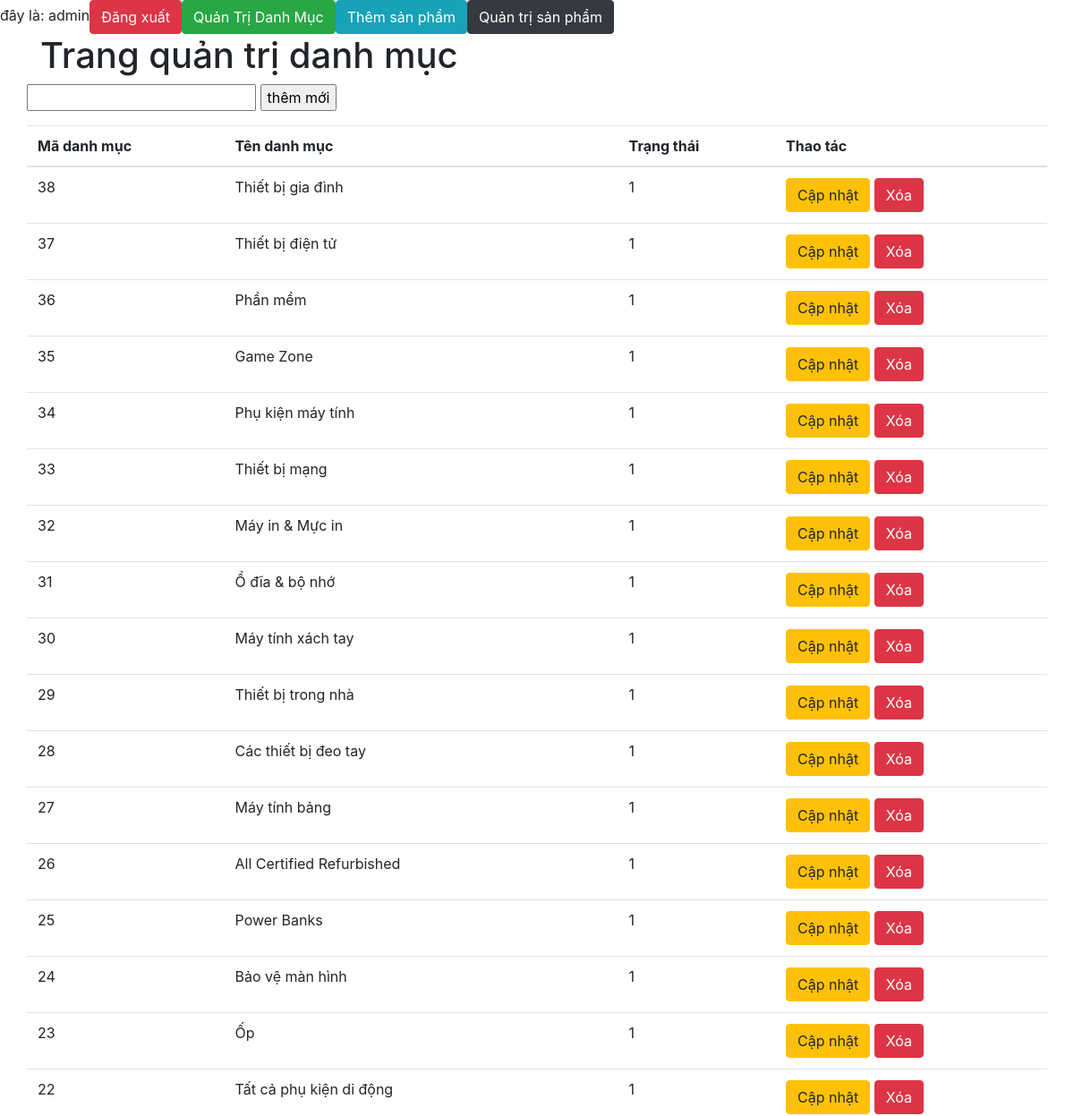
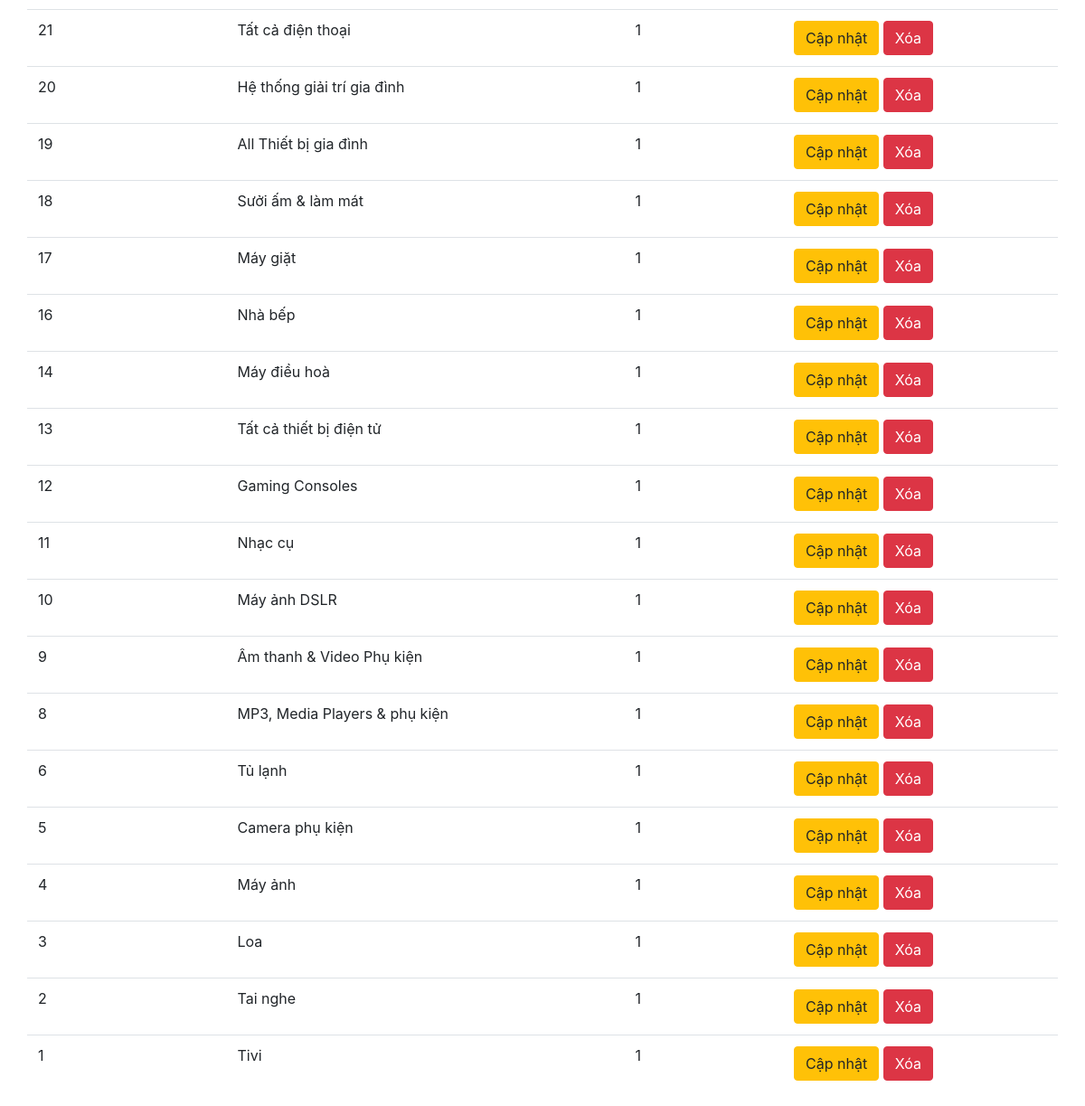
Page /Baitap/admin/mana_danhmuc.php (signed in) on the committed database (2 pictures, top to bottom).
### tables this page shows
CREATE TABLE `tbl_danhmuc` (
  `Ma_DanhMuc` int(11) NOT NULL,
  `Ten_DanhMuc` varchar(250) NOT NULL,
  `TrangThai` bit(1) NOT NULL
);

### Baitap/admin/mana_danhmuc.php (the view, shortened to what this page needs)
<?php
    require("tele.php");
?>
<!DOCTYPE html>
<html lang="en">
<head>
    <link rel="stylesheet" href="https://stackpath.bootstrapcdn.com/bootstrap/4.5.2/css/bootstrap.min.css">
</head>
<body>
    <div class="container">
        <h1>Trang quản trị danh mục</h1>
        <div class="row">
            <form action="mana_danhmuc.php" method="post">
                <input type="text" name="tendm">
                <input type="submit" name="insert" value="thêm mới">
            </form>
        </div>
        <div class="row">
            <table class="table">
                <thead>
                    <tr>
                        <th scope="col">Mã danh mục</th>
                        <th scope="col">Tên danh mục</th>
                        <th scope="col">Trạng thái</th>
                        <th scope="col">Thao tác</th>
                    </tr>
                </thead>
                <tbody>
                    <?php
                    $sql_select = "select * from tbl_danhmuc order by Ma_DanhMuc DESC";
                    $ketqua = mysqli_query($conn, $sql_select);
                    if(mysqli_num_rows($ketqua)>0){
                        while ($row = mysqli_fetch_assoc($ketqua)){
                            echo "<tr>";
                            echo "<td>".$row["Ma_DanhMuc"]."</td>";
                            if(isset($_GET["task"]) && $_GET["task"] == "update"){
                                if($_GET["id"] == $row["Ma_DanhMuc"]){
                                    echo "<form action='mana_danhmuc.php' method='post'><td>";
                                    echo "<input type='text' name='update' value = '".$row["Ten_DanhMuc"]."'>";
                                    echo "</td>";
                                    echo "<input type='hidden' name='id_dm' value='".$row["Ma_DanhMuc"]."'>";
                                    echo "<td>".$row["TrangThai"]."</td>";
                                    echo "<td>";
                                    echo "<input type='submit' name='btn_update' value='Cập nhật' class='btn btn-primary'>";
                                    echo "</td></form>";
                                }else{
                                    echo "<td>".$row["Ten_DanhMuc"]."</td>";
                                    echo "<td>".$row["TrangThai"]."</td>";
                                    echo "<td><a href='mana_danhmuc.php?task=update&id=".$row["Ma_DanhMuc"]."' class='btn btn-warning'>Cập nhật</a>
                                    <a href='mana_danhmuc.php?task=delete&id=".$row["Ma_DanhMuc"]."' class='btn btn-danger'>Xóa</a></td>";
                                    echo "</tr>";
                                }
                            }else{
                                echo "<td>".$row["Ten_DanhMuc"]."</td>";
                                echo "<td>".$row["TrangThai"]."</td>";
                                echo "<td><a href='mana_danhmuc.php?task=update&id=".$row["Ma_DanhMuc"]."' class='btn btn-warning'>Cập nhật</a>
                                <a href='mana_danhmuc.php?task=delete&id=".$row["Ma_DanhMuc"]."' class='btn btn-danger'>Xóa</a></td>";
                                echo "</tr>";
                            }
                        }
                    }else{
                        echo "bảng k chứa dữ liệu";
                    }
                ?>
                </tbody>
            </table>
        </div>
    </div>
</body>
</html>

### Baitap/admin/tele.php (shortened to what this page needs)
<?php
if(!$_SESSION){
    header("location:index.php");
}else{
    echo"đây là: ". $_SESSION["username"];
    echo"<a class='btn btn-danger' href='index.php?task=logout'>Đăng xuất</a>";
    echo"<a class='btn btn-success' href='mana_danhmuc.php'>Quản Trị Danh Mục</a>";
    echo"<a class='btn btn-info' href='product.php'>Thêm sản phẩm</a>";
    echo"<a class='btn btn-dark' href='pro.php'>Quản trị sản phẩm</a>";
}
?>

### rows in the picture
tbl_danhmuc: Ma_DanhMuc "38", Ten_DanhMuc "Thiết bị gia đình", TrangThai "1"
tbl_danhmuc: Ma_DanhMuc "37", Ten_DanhMuc "Thiết bị điện tử", TrangThai "1"
tbl_danhmuc: Ma_DanhMuc "36", Ten_DanhMuc "Phần mềm", TrangThai "1"
tbl_danhmuc: Ma_DanhMuc "35", Ten_DanhMuc "Game Zone", TrangThai "1"
tbl_danhmuc: Ma_DanhMuc "34", Ten_DanhMuc "Phụ kiện máy tính", TrangThai "1"
tbl_danhmuc: Ma_DanhMuc "33", Ten_DanhMuc "Thiết bị mạng", TrangThai "1"
tbl_danhmuc: Ma_DanhMuc "32", Ten_DanhMuc "Máy in & Mực in", TrangThai "1"
tbl_danhmuc: Ma_DanhMuc "31", Ten_DanhMuc "Ổ đĩa & bộ nhớ", TrangThai "1"
tbl_danhmuc: Ma_DanhMuc "30", Ten_DanhMuc "Máy tính xách tay", TrangThai "1"
tbl_danhmuc: Ma_DanhMuc "29", Ten_DanhMuc "Thiết bị trong nhà", TrangThai "1"
tbl_danhmuc: Ma_DanhMuc "28", Ten_DanhMuc "Các thiết bị đeo tay", TrangThai "1"
tbl_danhmuc: Ma_DanhMuc "27", Ten_DanhMuc "Máy tính bảng", TrangThai "1"
tbl_danhmuc: Ma_DanhMuc "26", Ten_DanhMuc "All Certified Refurbished", TrangThai "1"
tbl_danhmuc: Ma_DanhMuc "25", Ten_DanhMuc "Power Banks", TrangThai "1"
tbl_danhmuc: Ma_DanhMuc "24", Ten_DanhMuc "Bảo vệ màn hình", TrangThai "1"
tbl_danhmuc: Ma_DanhMuc "23", Ten_DanhMuc "Ốp", TrangThai "1"
tbl_danhmuc: Ma_DanhMuc "22", Ten_DanhMuc "Tất cả phụ kiện di động", TrangThai "1"
tbl_danhmuc: Ma_DanhMuc "21", Ten_DanhMuc "Tất cả điện thoại", TrangThai "1"
tbl_danhmuc: Ma_DanhMuc "20", Ten_DanhMuc "Hệ thống giải trí gia đình", TrangThai "1"
tbl_danhmuc: Ma_DanhMuc "19", Ten_DanhMuc "All Thiết bị gia đình", TrangThai "1"
tbl_danhmuc: Ma_DanhMuc "18", Ten_DanhMuc "Sưởi ấm & làm mát", TrangThai "1"
tbl_danhmuc: Ma_DanhMuc "17", Ten_DanhMuc "Máy giặt", TrangThai "1"
tbl_danhmuc: Ma_DanhMuc "16", Ten_DanhMuc "Nhà bếp", TrangThai "1"
tbl_danhmuc: Ma_DanhMuc "14", Ten_DanhMuc "Máy điều hoà", TrangThai "1"
tbl_danhmuc: Ma_DanhMuc "13", Ten_DanhMuc "Tất cả thiết bị điện tử", TrangThai "1"
tbl_danhmuc: Ma_DanhMuc "12", Ten_DanhMuc "Gaming Consoles", TrangThai "1"
tbl_danhmuc: Ma_DanhMuc "11", Ten_DanhMuc "Nhạc cụ", TrangThai "1"
tbl_danhmuc: Ma_DanhMuc "10", Ten_DanhMuc "Máy ảnh DSLR", TrangThai "1"
tbl_danhmuc: Ma_DanhMuc "9", Ten_DanhMuc "Âm thanh & Video Phụ kiện", TrangThai "1"
tbl_danhmuc: Ma_DanhMuc "8", Ten_DanhMuc "MP3, Media Players & phụ kiện", TrangThai "1"
tbl_danhmuc: Ma_DanhMuc "6", Ten_DanhMuc "Tủ lạnh", TrangThai "1"
tbl_danhmuc: Ma_DanhMuc "5", Ten_DanhMuc "Camera phụ kiện", TrangThai "1"
tbl_danhmuc: Ma_DanhMuc "4", Ten_DanhMuc "Máy ảnh", TrangThai "1"
tbl_danhmuc: Ma_DanhMuc "3", Ten_DanhMuc "Loa", TrangThai "1"
tbl_danhmuc: Ma_DanhMuc "2", Ten_DanhMuc "Tai nghe", TrangThai "1"
tbl_danhmuc: Ma_DanhMuc "1", Ten_DanhMuc "Tivi", TrangThai "1"

### other values in the picture
$_SESSION["username"] "admin"
